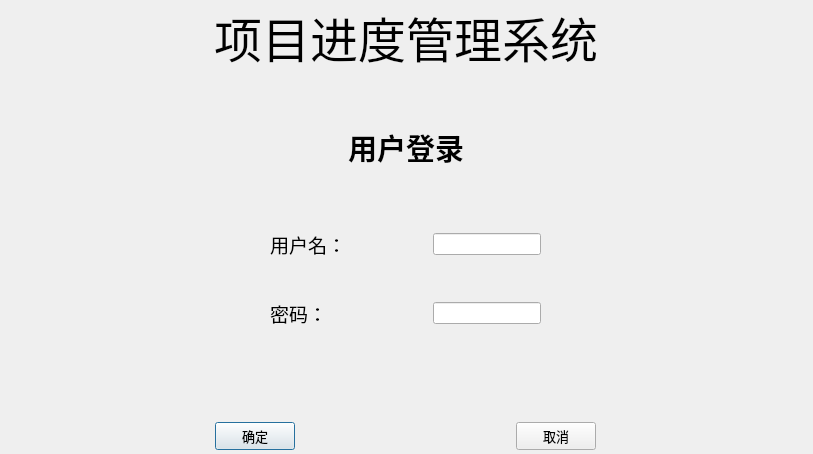
<?xml version="1.0" encoding="UTF-8"?>
<ui version="4.0">
 <class>Dialog</class>
 <widget class="QDialog" name="Dialog">
  <property name="geometry">
   <rect>
    <x>0</x>
    <y>0</y>
    <width>813</width>
    <height>454</height>
   </rect>
  </property>
  <property name="windowTitle">
   <string>Dialog</string>
  </property>
  <widget class="QWidget" name="layoutWidget_3">
   <property name="geometry">
    <rect>
     <x>0</x>
     <y>0</y>
     <width>811</width>
     <height>75</height>
    </rect>
   </property>
   <layout class="QHBoxLayout" name="horizontalLayout_4">
    <item>
     <spacer name="horizontalSpacer_6">
      <property name="orientation">
       <enum>Qt::Horizontal</enum>
      </property>
      <property name="sizeHint" stdset="0">
       <size>
        <width>40</width>
        <height>20</height>
       </size>
      </property>
     </spacer>
    </item>
    <item>
     <widget class="QLabel" name="label">
      <property name="font">
       <font>
        <family>Agency FB</family>
        <pointsize>36</pointsize>
       </font>
      </property>
      <property name="text">
       <string>项目进度管理系统</string>
      </property>
     </widget>
    </item>
    <item>
     <spacer name="horizontalSpacer_7">
      <property name="orientation">
       <enum>Qt::Horizontal</enum>
      </property>
      <property name="sizeHint" stdset="0">
       <size>
        <width>40</width>
        <height>20</height>
       </size>
      </property>
     </spacer>
    </item>
   </layout>
  </widget>
  <widget class="QWidget" name="layoutWidget">
   <property name="geometry">
    <rect>
     <x>0</x>
     <y>120</y>
     <width>811</width>
     <height>54</height>
    </rect>
   </property>
   <layout class="QHBoxLayout" name="horizontalLayout_5">
    <item>
     <spacer name="horizontalSpacer_8">
      <property name="orientation">
       <enum>Qt::Horizontal</enum>
      </property>
      <property name="sizeHint" stdset="0">
       <size>
        <width>40</width>
        <height>20</height>
       </size>
      </property>
     </spacer>
    </item>
    <item>
     <widget class="QLabel" name="label_Login">
      <property name="font">
       <font>
        <family>Arial Black</family>
        <pointsize>22</pointsize>
        <weight>75</weight>
        <bold>true</bold>
       </font>
      </property>
      <property name="text">
       <string>用户登录</string>
      </property>
     </widget>
    </item>
    <item>
     <spacer name="horizontalSpacer_9">
      <property name="orientation">
       <enum>Qt::Horizontal</enum>
      </property>
      <property name="sizeHint" stdset="0">
       <size>
        <width>40</width>
        <height>20</height>
       </size>
      </property>
     </spacer>
    </item>
   </layout>
  </widget>
  <widget class="QWidget" name="layoutWidget_4">
   <property name="geometry">
    <rect>
     <x>0</x>
     <y>230</y>
     <width>811</width>
     <height>98</height>
    </rect>
   </property>
   <layout class="QHBoxLayout" name="horizontalLayout_6">
    <item>
     <spacer name="horizontalSpacer_10">
      <property name="orientation">
       <enum>Qt::Horizontal</enum>
      </property>
      <property name="sizeHint" stdset="0">
       <size>
        <width>40</width>
        <height>20</height>
       </size>
      </property>
     </spacer>
    </item>
    <item>
     <layout class="QVBoxLayout" name="verticalLayout">
      <item>
       <layout class="QHBoxLayout" name="horizontalLayout_2">
        <item>
         <widget class="QLabel" name="label_3">
          <property name="font">
           <font>
            <family>Agency FB</family>
            <pointsize>14</pointsize>
           </font>
          </property>
          <property name="text">
           <string>用户名：</string>
          </property>
         </widget>
        </item>
        <item>
         <spacer name="horizontalSpacer_4">
          <property name="orientation">
           <enum>Qt::Horizontal</enum>
          </property>
          <property name="sizeHint" stdset="0">
           <size>
            <width>40</width>
            <height>20</height>
           </size>
          </property>
         </spacer>
        </item>
        <item>
         <widget class="QLineEdit" name="lineEdit_yh_User">
          <property name="text">
           <string/>
          </property>
         </widget>
        </item>
       </layout>
      </item>
      <item>
       <spacer name="verticalSpacer">
        <property name="orientation">
         <enum>Qt::Vertical</enum>
        </property>
        <property name="sizeHint" stdset="0">
         <size>
          <width>20</width>
          <height>20</height>
         </size>
        </property>
       </spacer>
      </item>
      <item>
       <layout class="QHBoxLayout" name="horizontalLayout_3">
        <item>
         <widget class="QLabel" name="label_4">
          <property name="font">
           <font>
            <family>Agency FB</family>
            <pointsize>14</pointsize>
           </font>
          </property>
          <property name="text">
           <string>密码：</string>
          </property>
         </widget>
        </item>
        <item>
         <spacer name="horizontalSpacer_5">
          <property name="orientation">
           <enum>Qt::Horizontal</enum>
          </property>
          <property name="sizeHint" stdset="0">
           <size>
            <width>40</width>
            <height>20</height>
           </size>
          </property>
         </spacer>
        </item>
        <item>
         <widget class="QLineEdit" name="lineEdit_yh_Password"/>
        </item>
       </layout>
      </item>
     </layout>
    </item>
    <item>
     <spacer name="horizontalSpacer_11">
      <property name="orientation">
       <enum>Qt::Horizontal</enum>
      </property>
      <property name="sizeHint" stdset="0">
       <size>
        <width>40</width>
        <height>20</height>
       </size>
      </property>
     </spacer>
    </item>
   </layout>
  </widget>
  <widget class="QWidget" name="layoutWidget_2">
   <property name="geometry">
    <rect>
     <x>0</x>
     <y>420</y>
     <width>811</width>
     <height>33</height>
    </rect>
   </property>
   <layout class="QHBoxLayout" name="horizontalLayout">
    <item>
     <spacer name="horizontalSpacer">
      <property name="orientation">
       <enum>Qt::Horizontal</enum>
      </property>
      <property name="sizeHint" stdset="0">
       <size>
        <width>40</width>
        <height>20</height>
       </size>
      </property>
     </spacer>
    </item>
    <item>
     <widget class="QPushButton" name="pButtonOk">
      <property name="font">
       <font>
        <family>Agency FB</family>
        <pointsize>10</pointsize>
       </font>
      </property>
      <property name="text">
       <string>确定</string>
      </property>
     </widget>
    </item>
    <item>
     <spacer name="horizontalSpacer_2">
      <property name="orientation">
       <enum>Qt::Horizontal</enum>
      </property>
      <property name="sizeHint" stdset="0">
       <size>
        <width>40</width>
        <height>20</height>
       </size>
      </property>
     </spacer>
    </item>
    <item>
     <widget class="QPushButton" name="pButtonCancel">
      <property name="font">
       <font>
        <family>Agency FB</family>
        <pointsize>10</pointsize>
       </font>
      </property>
      <property name="text">
       <string>取消</string>
      </property>
     </widget>
    </item>
    <item>
     <spacer name="horizontalSpacer_3">
      <property name="orientation">
       <enum>Qt::Horizontal</enum>
      </property>
      <property name="sizeHint" stdset="0">
       <size>
        <width>40</width>
        <height>20</height>
       </size>
      </property>
     </spacer>
    </item>
   </layout>
  </widget>
  <widget class="QLabel" name="label_5">
   <property name="geometry">
    <rect>
     <x>1</x>
     <y>-6</y>
     <width>811</width>
     <height>461</height>
    </rect>
   </property>
   <property name="text">
    <string/>
   </property>
   <property name="pixmap">
    <pixmap resource="../picture.qrc">:/b2.png</pixmap>
   </property>
   <property name="scaledContents">
    <bool>true</bool>
   </property>
  </widget>
  <zorder>label_5</zorder>
  <zorder>layoutWidget_3</zorder>
  <zorder>layoutWidget</zorder>
  <zorder>layoutWidget_4</zorder>
  <zorder>layoutWidget_2</zorder>
 </widget>
 <resources>
  <include location="../picture.qrc"/>
 </resources>
 <connections/>
</ui>
